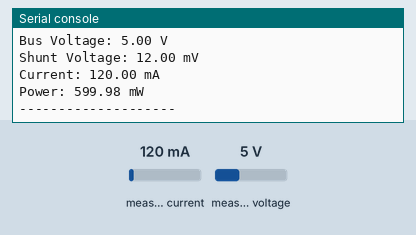
Bench run of a program on a simulated ESP8266 board running MicroPython. Shown: the last lines printed to the serial console. The test bench sets the inputs (shaded band); at power-on: measured current 120 mA, measured voltage 5 V. Library files of the repository ran but are not shown: ina219.py.

Above: at 1.2 s.
1.3 s: measured current set to 40 mA
At 2.6 s:
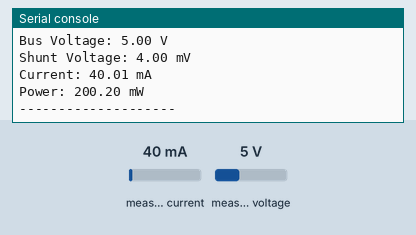
2.8 s: measured voltage set to 0.3 V
At 3.8 s:
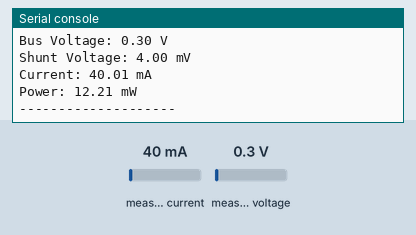
4.3 s: measured current set to 500 mA
At 5.8 s:
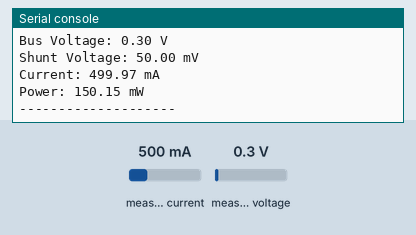
Timing chart, 0 to 7.3 s (numbered marks = the images above; inputs shaded):
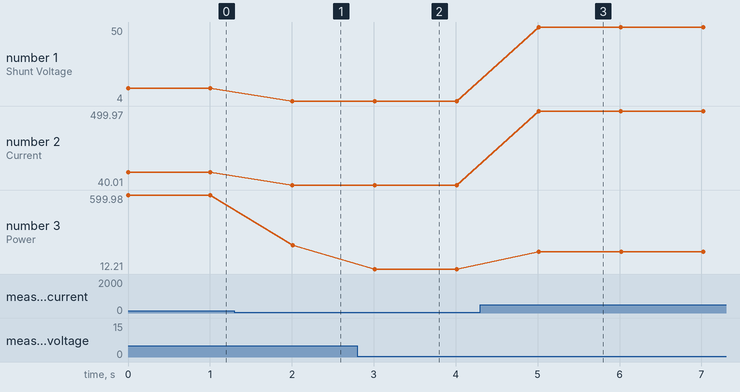

The program:

misura_tensione_sensore.py
```python
from machine import Pin, I2C
from ina219 import INA219
from time import sleep

i2c = I2C(scl=Pin(5), sda=Pin(4))  # D1, D2

ina = INA219(0.1, i2c)

# calcola calibrazione realistica
max_current = 1.0  # Ampere
current_lsb = max_current / 32768
calibration = int(0.04096 / (current_lsb * 0.1))

ina._current_lsb = current_lsb
ina._calibration_value = calibration

ina._configure()
ina._calibrate()

while True:
    print(f"Bus Voltage: {ina.voltage():.2f} V")
    print(f"Shunt Voltage: {ina.shunt_voltage():.2f} mV")
    print(f"Current: {ina.current():.2f} mA")
    print(f"Power: {ina.power():.2f} mW")
    print('-' * 20)
    sleep(1)
```

Measured:
- after the input at 1.3 s, the serial console: prints a new line after 0.71 s (image 1)
- after the input at 2.8 s, the serial console: prints a new line after 0.21 s (image 2)
- after the input at 4.3 s, the serial console: prints a new line after 0.71 s (image 3)
- plotted number 1: 12 → 4 after the input at 1.3 s, 4 → 50 after the input at 4.3 s
- plotted number 2: 120 → 40.01 after the input at 1.3 s, 40.01 → 499.97 after the input at 4.3 s
- plotted number 3: 599.98 → 200.2 after the input at 1.3 s, 200.2 → 12.21 after the input at 2.8 s, 12.21 → 150.15 after the input at 4.3 s
